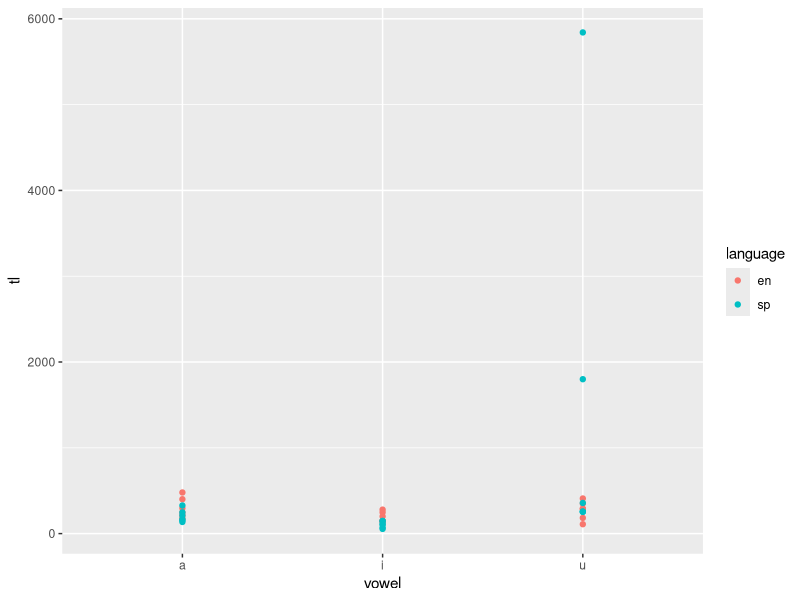
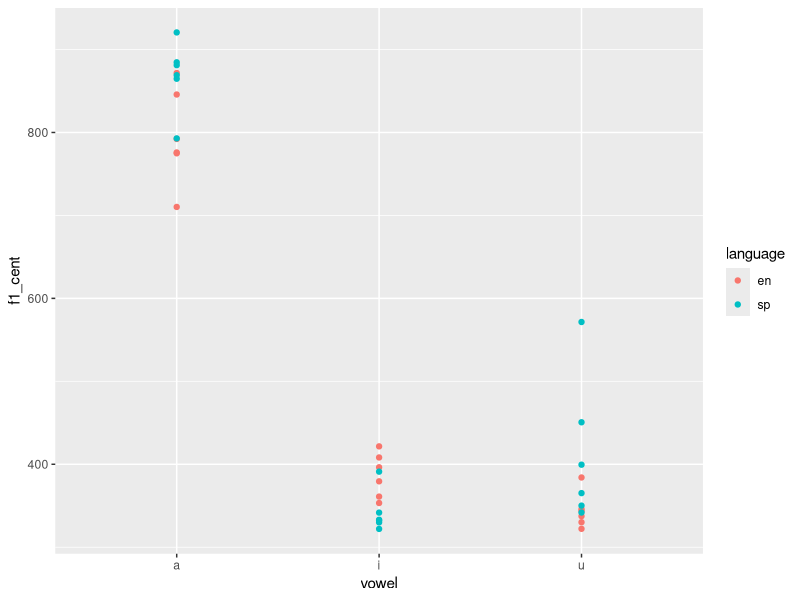
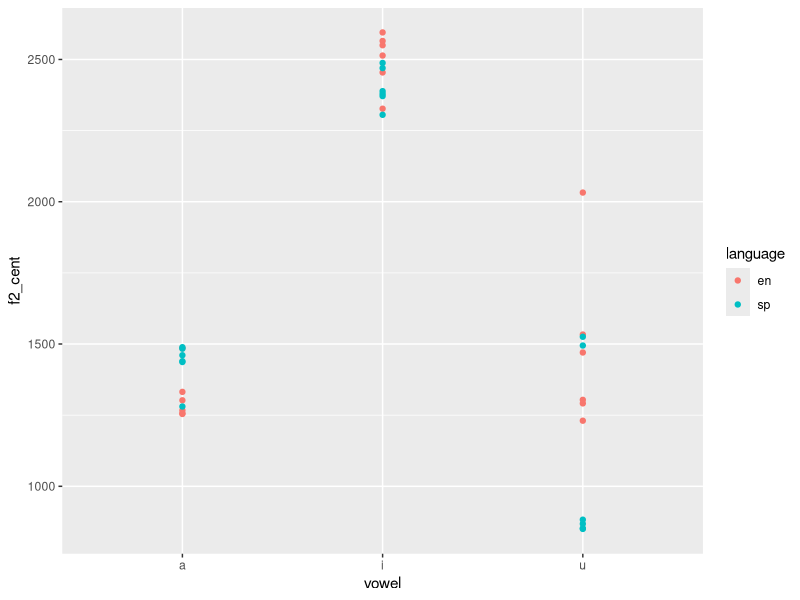
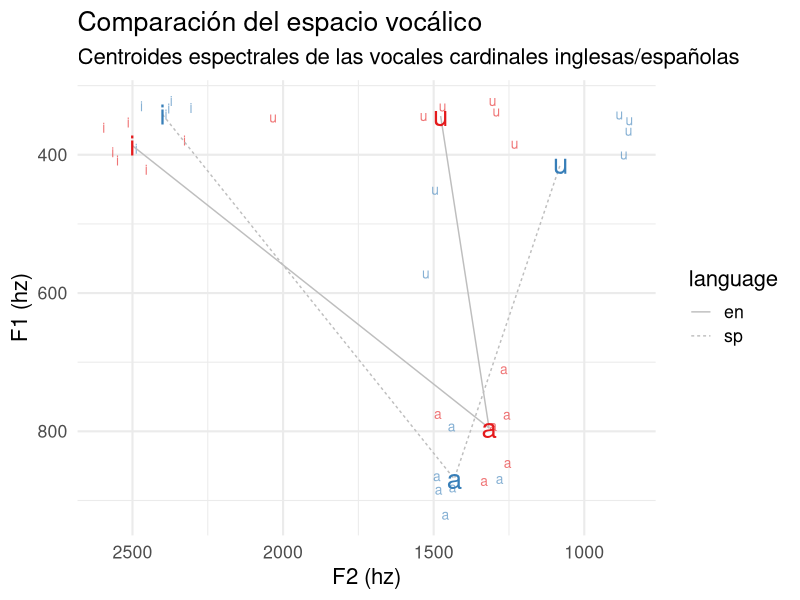

Write R code to recreate these figures, in order.
## ---- chunk 1
library(tidyverse)
vocales = read.csv("data/vowel_data.csv")
## ---- chunk 2
vocales %>%
    summarise(Promedio_F1 = mean(f1_cent), DE_F1 = sd(f1_cent), Promedio_F2 = mean(f2_cent), DE_F2 = sd(f2_cent),  Promedio_LT = mean(tl), DE_LT = sd(tl)) 
## ---- chunk 3
  ggplot(vocales, aes(color= language, y=tl, x=vowel)) + 
  geom_point(position="dodge", stat="identity")
## ---- chunk 4
ggplot(vocales, aes(color= language, y=f1_cent, x=vowel)) + 
geom_point(position="dodge", stat="identity")
## ---- chunk 5
ggplot(vocales, aes(color= language, y=f2_cent, x=vowel)) + 
geom_point(position="dodge", stat="identity")
## ---- chunk 6
vowel_means <- vocales %>% 
  group_by(vowel, language) %>% 
  summarize(f1_cent = mean(f1_cent), f2_cent = mean(f2_cent)) %>% 
  ungroup() %>% 
  mutate(order = case_when(vowel == "i" ~ 1, vowel == "a" ~ 2, TRUE ~ 3), 
         vowel = forcats::fct_reorder2(vowel, vowel, order)) %>% 
  arrange(order)

vocales %>% 
  mutate(vowel = forcats::fct_relevel(vowel, "u", "a", "i")) %>% 
  ggplot(., aes(x = f2_cent, y = f1_cent, color = language, label = vowel)) + 
    geom_text(size = 3.5, alpha = 0.6, show.legend = F) + 
    geom_path(data = vowel_means, aes(group = language, lty = language), 
              color = "grey") + 
    geom_text(data = vowel_means, show.legend = F, size = 7) + 
    scale_y_reverse() + 
    scale_x_reverse() + 
    scale_color_brewer(palette = "Set1") + 
    labs(title = "Comparación del espacio vocálico", 
         subtitle = "Centroides espectrales de las vocales cardinales inglesas/españolas", 
         y = "F1 (hz)", x = "F2 (hz)") + 
    theme_minimal(base_size = 16)
